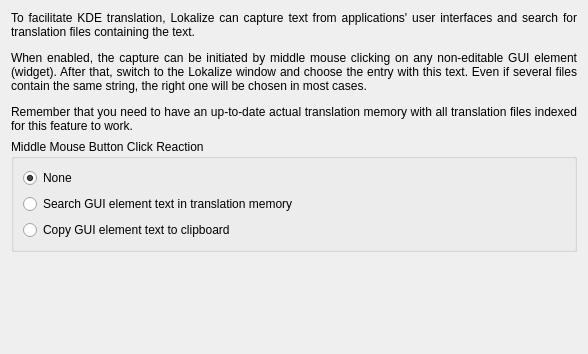
<ui version="4.0" >
 <class>Form</class>
 <widget class="QWidget" name="Form" >
  <property name="geometry" >
   <rect>
    <x>0</x>
    <y>0</y>
    <width>588</width>
    <height>354</height>
   </rect>
  </property>
  <layout class="QVBoxLayout" name="verticalLayout_2" >
   <item>
    <widget class="QLabel" name="label" >
     <property name="sizePolicy" >
      <sizepolicy vsizetype="Minimum" hsizetype="Minimum" >
       <horstretch>0</horstretch>
       <verstretch>0</verstretch>
      </sizepolicy>
     </property>
     <property name="text" >
      <string>&lt;html>
&lt;p align="justify">To facilitate KDE translation, Lokalize can capture text from applications' user interfaces and search for translation files containing the text.&lt;/p>
&lt;p align="justify">When enabled, the capture can be initiated by middle mouse clicking on any non-editable GUI element (widget). After that, switch to the Lokalize window and choose the entry with this text. Even if several files contain the same string, the right one will be chosen in most cases.&lt;/p>
&lt;p align="justify">Remember that you need to have an up-to-date actual translation memory with all translation files indexed for this feature to work.&lt;/p>&lt;/html></string>
     </property>
     <property name="wordWrap" >
      <bool>true</bool>
     </property>
    </widget>
   </item>
   <item>
    <widget class="QGroupBox" name="groupBox" >
     <property name="sizePolicy" >
      <sizepolicy vsizetype="Minimum" hsizetype="Preferred" >
       <horstretch>0</horstretch>
       <verstretch>0</verstretch>
      </sizepolicy>
     </property>
     <property name="title" >
      <string>Middle Mouse Button Click Reaction</string>
     </property>
     <layout class="QVBoxLayout" name="verticalLayout" >
      <item>
       <widget class="QRadioButton" name="none" >
        <property name="text" >
         <string>None</string>
        </property>
        <property name="checked" >
         <bool>true</bool>
        </property>
       </widget>
      </item>
      <item>
       <widget class="QRadioButton" name="search" >
        <property name="text" >
         <string>Search GUI element text in translation memory</string>
        </property>
       </widget>
      </item>
      <item>
       <widget class="QRadioButton" name="clipboard" >
        <property name="text" >
         <string>Copy GUI element text to clipboard</string>
        </property>
       </widget>
      </item>
     </layout>
    </widget>
   </item>
   <item>
    <spacer name="verticalSpacer" >
     <property name="orientation" >
      <enum>Qt::Vertical</enum>
     </property>
     <property name="sizeHint" stdset="0" >
      <size>
       <width>20</width>
       <height>40</height>
      </size>
     </property>
    </spacer>
   </item>
  </layout>
 </widget>
 <resources/>
 <connections/>
</ui>
